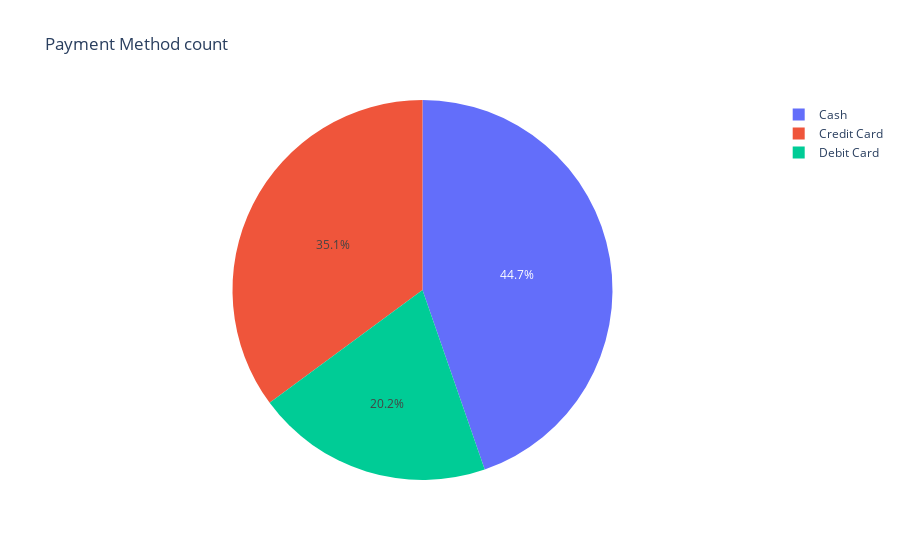

Source (notebook cell):
### Code cell
iplot(px.pie(names= payment_method_count.index, values= payment_method_count.values, title= 'Payment Method count'))

### Figure 1 — Plotly figure (JSON) as saved in the notebook; plotly's stock layout.template omitted (floating-point values rounded to 4 significant figures)
{"data": [{"domain": {"x": [0, 1], "y": [0, 1]}, "hovertemplate": "label=%{label}<br>value=%{value}<extra></extra>", "labels": ["Cash", "Credit Card", "Debit Card"], "legendgroup": "", "name": "", "showlegend": true, "type": "pie", "values": [44447, 34931, 20079]}], "layout": {"legend": {"tracegroupgap": 0}, "title": {"text": "Payment Method count"}}}
